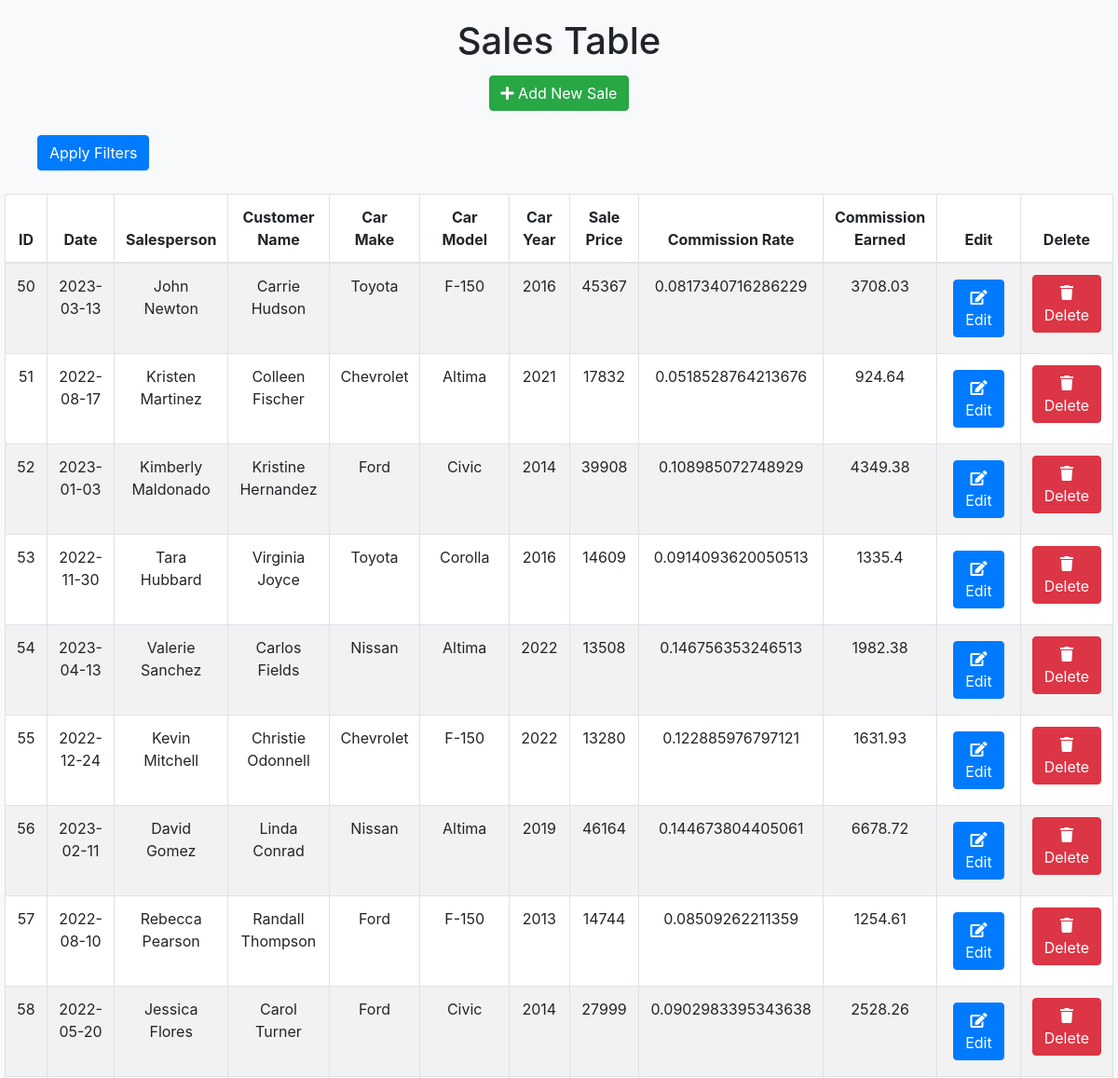
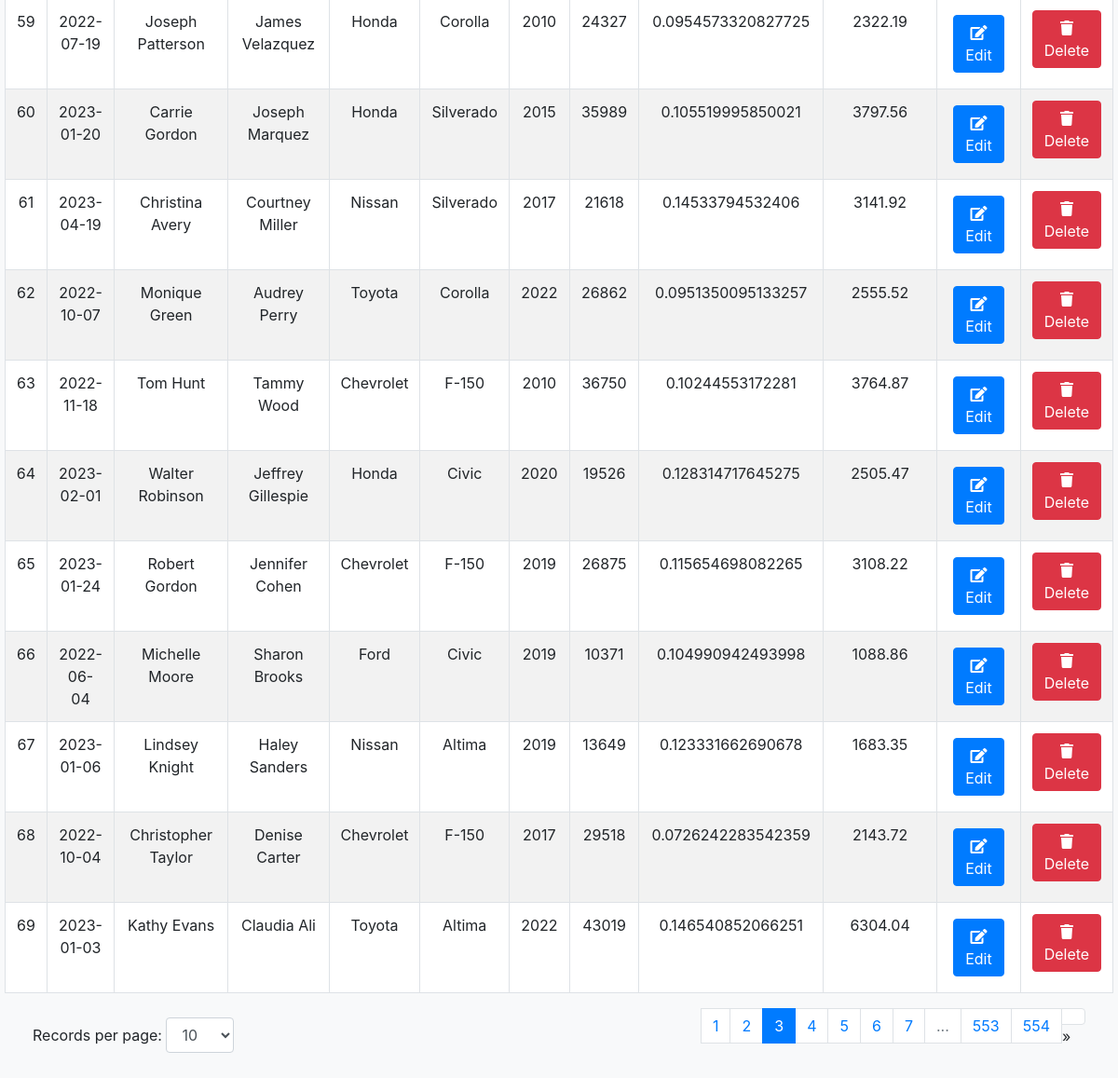
Page /show_sales_data/page/3/records_per_page/20 on the committed database (2 pictures, top to bottom).
### main.py (models this page shows)
class Sales(db.Model):
    id = db.Column(db.Integer, primary_key=True)
    date = db.Column(db.String(250), nullable=False)
    salesperson = db.Column(db.String(250), nullable=False)
    customer_name = db.Column(db.String(250), nullable=False)
    car_make = db.Column(db.String(250), nullable=False)
    car_model = db.Column(db.String(250), nullable=False)
    car_year = db.Column(db.Integer(), nullable=False)
    sale_price = db.Column(db.String(250), nullable=False)
    commission_rate = db.Column(db.Float(), nullable=False)
    commission_earned = db.Column(db.Float(), nullable=False)

### main.py (the view)
@app.route('/show_sales_data', defaults={'page': 1, 'records_per_page': 20})
@app.route('/show_sales_data/page/<int:page>/records_per_page/<int:records_per_page>')
def show_sales_data(page, records_per_page):
    filters = {}  # Initialize filters as an empty dictionary
    query = Sales.query
    sales_data = query.paginate(page=page, per_page=records_per_page, error_out=False)
    total_records = query.count()  # Count the filtered records
    return render_template('show_sales_data.html', sales=sales_data, total_records=total_records, page=page, records_per_page=records_per_page, filters=filters)

### templates/show_sales_data.html (shortened to what this page needs)
<!DOCTYPE html>
<html lang="en">
<head>
    <link rel="stylesheet" href="https://stackpath.bootstrapcdn.com/bootstrap/4.5.2/css/bootstrap.min.css">
    <link rel="stylesheet" href="https://cdnjs.cloudflare.com/ajax/libs/font-awesome/5.15.3/css/all.min.css">
</head>
<body class="hold-transition sidebar-mini">
    <div class="wrapper">
        <div class="content-wrapper">
            <section class="content">
            <div class="container-fluid">
                <h1 class="text-center">Sales Table</h1>
                <div class="text-center">
                <a class="btn btn-success" href="{{url_for('add_sales_record')}}"><i class="fas fa-plus"></i> Add New Sale</a>
                </div>
                <form method="POST" action="{{ url_for('filter_by') }}">
                    <button type="submit" class="btn btn-primary">Apply Filters</button>
                </form>
                <div class="table-container">
                <table class="table table-striped table-bordered">
                    <thead>
                    <tr>
                        <th>ID</th>
                        <th>Date</th>
                        <th>Salesperson</th>
                        <th>Customer Name</th>
                        <th>Car Make</th>
                        <th>Car Model</th>
                        <th>Car Year</th>
                        <th>Sale Price</th>
                        <th>Commission Rate</th>
                        <th>Commission Earned</th>
                        <th>Edit</th>
                        <th> Delete </th>
                    </tr>
                    </thead>
                    <tbody>
                    {% for sale in sales %}
                    <tr>
                        <td>{{ sale.id }}</td>
                        <td>{{ sale.date }}</td>
                        <td>{{ sale.salesperson }}</td>
                        <td>{{ sale.customer_name }}</td>
                        <td>{{ sale.car_make }}</td>
                        <td>{{ sale.car_model }}</td>
                        <td>{{ sale.car_year }}</td>
                        <td>{{ sale.sale_price }}</td>
                        <td>{{ sale.commission_rate }}</td>
                        <td>{{ sale.commission_earned }}</td>
                        <td>
                        <a href="{{ url_for('edit_sales_record', id=sale.id) }}" class="btn btn-primary"><i class="fas fa-edit"></i> Edit</a>
                        </td>
                        <td>
                        <form action="{{ url_for('delete_sales_record', id=sale.id) }}" method="POST" style="display:inline;">
                        <button type="submit" class="btn btn-danger"><i class="fas fa-trash"></i>Delete</button>
                        </form>
                        </td>
                    </tr>
                    {% endfor %}
                    </tbody>
                </table>
                </div>
                <div class="d-flex justify-content-between align-items-center">
                <div>
                    <label for="recordsPerPage">Records per page:</label>
                    <select id="recordsPerPage" class="form-control d-inline-block w-auto" onchange="location = this.value;">
                        <option value="{{ url_for('show_sales_data', page=1, records_per_page=10) }}" {% if per_page == 10 %}selected{% endif %}>10</option>
                    </select>
                </div>
                <nav aria-label="Page navigation example">
                    <ul class="pagination justify-content-center">
                            {% for page in sales.iter_pages() %}
                            {% if page %}
                            {% if page == sales.page %}
                            <li class="page-item active"><a class="page-link" href="#">{{ page }}</a></li>
                            {% else %}
                            <li class="page-item"><a class="page-link" href="{{ url_for('show_sales_data', page=page, records_per_page = records_per_page) }}">{{ page }}</a></li>
                            {% endif %}
                            {% else %}
                            <li class="page-item disabled"><a class="page-link" href="#">...</a></li>
                            {% endif %}
                            {% endfor %}
                            {% if sales.has_next %}
                            <li class="page-item">
                                <a class="page-link" href="{{ url_for('show_sales_data', page=sales.next_num, records_per_page=records_per_page) }}" aria-label="Next"></a>
                                    <span aria-hidden="true">&raquo;</span>
                            </li>
                            {% else %}
                            <li class="page-item disabled">
                                <a class="page-link" href="#" aria-label="Next">
                                    <span aria-hidden="true">&raquo;</span>
                                </a>
                            </li>
                            {% endif %}
                        </ul>
                    </nav>
                </div>
            </section>
        </div>
    </div>
</body>
</html>

### templates/show_sales_data.html (style rules this page uses)
body { padding: 20px; background-color: #f8f9fa; }
.table-container { margin-top: 20px; display: flex; justify-content: center; }
table { width: 100%; table-layout: auto; background-color: #ffffff; border: 1px solid #dee2e6; }
th, td { text-align: center; vertical-align: middle; }
.btn-primary, .btn-success { margin: 5px; }
.btn-primary { background-color: #007bff; border-color: #007bff; }
.btn-success { background-color: #28a745; border-color: #28a745; }

### rows in the picture
Sales: id "50", date "2023-03-13", salesperson "John Newton", customer_name "Carrie Hudson", car_make "Toyota", car_model "F-150", car_year "2016", sale_price "45367", commission_rate "0.0817340716286229", commission_earned "3708.03"
Sales: id "51", date "2022-08-17", salesperson "Kristen Martinez", customer_name "Colleen Fischer", car_make "Chevrolet", car_model "Altima", car_year "2021", sale_price "17832", commission_rate "0.0518528764213676", commission_earned "924.64"
Sales: id "52", date "2023-01-03", salesperson "Kimberly Maldonado", customer_name "Kristine Hernandez", car_make "Ford", car_model "Civic", car_year "2014", sale_price "39908", commission_rate "0.108985072748929", commission_earned "4349.38"
Sales: id "53", date "2022-11-30", salesperson "Tara Hubbard", customer_name "Virginia Joyce", car_make "Toyota", car_model "Corolla", car_year "2016", sale_price "14609", commission_rate "0.0914093620050513", commission_earned "1335.4"
Sales: id "54", date "2023-04-13", salesperson "Valerie Sanchez", customer_name "Carlos Fields", car_make "Nissan", car_model "Altima", car_year "2022", sale_price "13508", commission_rate "0.146756353246513", commission_earned "1982.38"
Sales: id "55", date "2022-12-24", salesperson "Kevin Mitchell", customer_name "Christie Odonnell", car_make "Chevrolet", car_model "F-150", car_year "2022", sale_price "13280", commission_rate "0.122885976797121", commission_earned "1631.93"
Sales: id "56", date "2023-02-11", salesperson "David Gomez", customer_name "Linda Conrad", car_make "Nissan", car_model "Altima", car_year "2019", sale_price "46164", commission_rate "0.144673804405061", commission_earned "6678.72"
Sales: id "57", date "2022-08-10", salesperson "Rebecca Pearson", customer_name "Randall Thompson", car_make "Ford", car_model "F-150", car_year "2013", sale_price "14744", commission_rate "0.08509262211359", commission_earned "1254.61"
Sales: id "58", date "2022-05-20", salesperson "Jessica Flores", customer_name "Carol Turner", car_make "Ford", car_model "Civic", car_year "2014", sale_price "27999", commission_rate "0.0902983395343638", commission_earned "2528.26"
Sales: id "59", date "2022-07-19", salesperson "Joseph Patterson", customer_name "James Velazquez", car_make "Honda", car_model "Corolla", car_year "2010", sale_price "24327", commission_rate "0.0954573320827725", commission_earned "2322.19"
Sales: id "60", date "2023-01-20", salesperson "Carrie Gordon", customer_name "Joseph Marquez", car_make "Honda", car_model "Silverado", car_year "2015", sale_price "35989", commission_rate "0.105519995850021", commission_earned "3797.56"
Sales: id "61", date "2023-04-19", salesperson "Christina Avery", customer_name "Courtney Miller", car_make "Nissan", car_model "Silverado", car_year "2017", sale_price "21618", commission_rate "0.14533794532406", commission_earned "3141.92"
Sales: id "62", date "2022-10-07", salesperson "Monique Green", customer_name "Audrey Perry", car_make "Toyota", car_model "Corolla", car_year "2022", sale_price "26862", commission_rate "0.0951350095133257", commission_earned "2555.52"
Sales: id "63", date "2022-11-18", salesperson "Tom Hunt", customer_name "Tammy Wood", car_make "Chevrolet", car_model "F-150", car_year "2010", sale_price "36750", commission_rate "0.10244553172281", commission_earned "3764.87"
Sales: id "64", date "2023-02-01", salesperson "Walter Robinson", customer_name "Jeffrey Gillespie", car_make "Honda", car_model "Civic", car_year "2020", sale_price "19526", commission_rate "0.128314717645275", commission_earned "2505.47"
Sales: id "65", date "2023-01-24", salesperson "Robert Gordon", customer_name "Jennifer Cohen", car_make "Chevrolet", car_model "F-150", car_year "2019", sale_price "26875", commission_rate "0.115654698082265", commission_earned "3108.22"
Sales: id "66", date "2022-06-04", salesperson "Michelle Moore", customer_name "Sharon Brooks", car_make "Ford", car_model "Civic", car_year "2019", sale_price "10371", commission_rate "0.104990942493998", commission_earned "1088.86"
Sales: id "67", date "2023-01-06", salesperson "Lindsey Knight", customer_name "Haley Sanders", car_make "Nissan", car_model "Altima", car_year "2019", sale_price "13649", commission_rate "0.123331662690678", commission_earned "1683.35"
Sales: id "68", date "2022-10-04", salesperson "Christopher Taylor", customer_name "Denise Carter", car_make "Chevrolet", car_model "F-150", car_year "2017", sale_price "29518", commission_rate "0.0726242283542359", commission_earned "2143.72"
Sales: id "69", date "2023-01-03", salesperson "Kathy Evans", customer_name "Claudia Ali", car_make "Toyota", car_model "Altima", car_year "2022", sale_price "43019", commission_rate "0.146540852066251", commission_earned "6304.04"

### other values in the picture
{{ page }} "1" "2" "4" "5" "6" "7" "553" "554"
{{ page }} "3"
